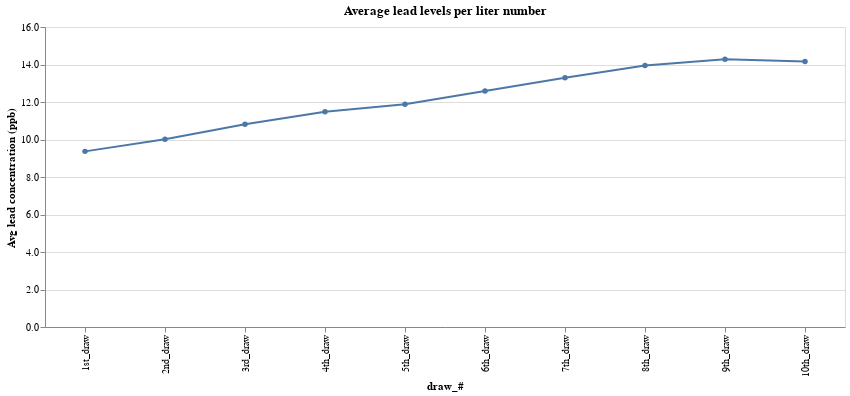

Notebook code cell kept with this figure:
### Markdown cell above
The chart below is the average lead concentration in each separate liter. The average for each liter is higher than the liter before, up to the 9th liter. The average lead concentration in 9th liter samples is a little over 14ppb, just under the federal action level.

### Code cell
avg_lead = df.groupby('draw_#')['lead_concentration'].mean().reset_index()

alt.Chart(avg_lead, width=800, title='Average lead levels per liter number').mark_line(point=True).encode(
    x=alt.X('draw_#:O',sort=num_cols),
    y=alt.Y('lead_concentration', axis=alt.Axis(format='.1f', title='Avg lead concentration (ppb)')),
)

### Figure 1 — Vega-Lite specification as saved in the notebook (floating-point values rounded to 4 significant figures)
{"config": {"view": {"continuousWidth": 400, "continuousHeight": 300}}, "data": {"name": "data-87b7037a4ecbc8025a4460cb584be356"}, "mark": {"type": "line", "point": true}, "encoding": {"x": {"type": "ordinal", "field": "draw_#", "sort": ["1st_draw", "2nd_draw", "3rd_draw", "4th_draw", "5th_draw", "6th_draw", "7th_draw", "8th_draw", "9th_draw", "10th_draw"]}, "y": {"type": "quantitative", "axis": {"format": ".1f", "title": "Avg lead concentration (ppb)"}, "field": "lead_concentration"}}, "title": "Average lead levels per liter number", "width": 800, "$schema": "https://vega.github.io/schema/vega-lite/v4.8.1.json", "datasets": {"data-87b7037a4ecbc8025a4460cb584be356": [{"draw_#": "10th_draw", "lead_concentration": 14.15}, {"draw_#": "1st_draw", "lead_concentration": 9.367}, {"draw_#": "2nd_draw", "lead_concentration": 10.01}, {"draw_#": "3rd_draw", "lead_concentration": 10.81}, {"draw_#": "4th_draw", "lead_concentration": 11.48}, {"draw_#": "5th_draw", "lead_concentration": 11.88}, {"draw_#": "6th_draw", "lead_concentration": 12.59}, {"draw_#": "7th_draw", "lead_concentration": 13.29}, {"draw_#": "8th_draw", "lead_concentration": 13.94}, {"draw_#": "9th_draw", "lead_concentration": 14.27}]}}
